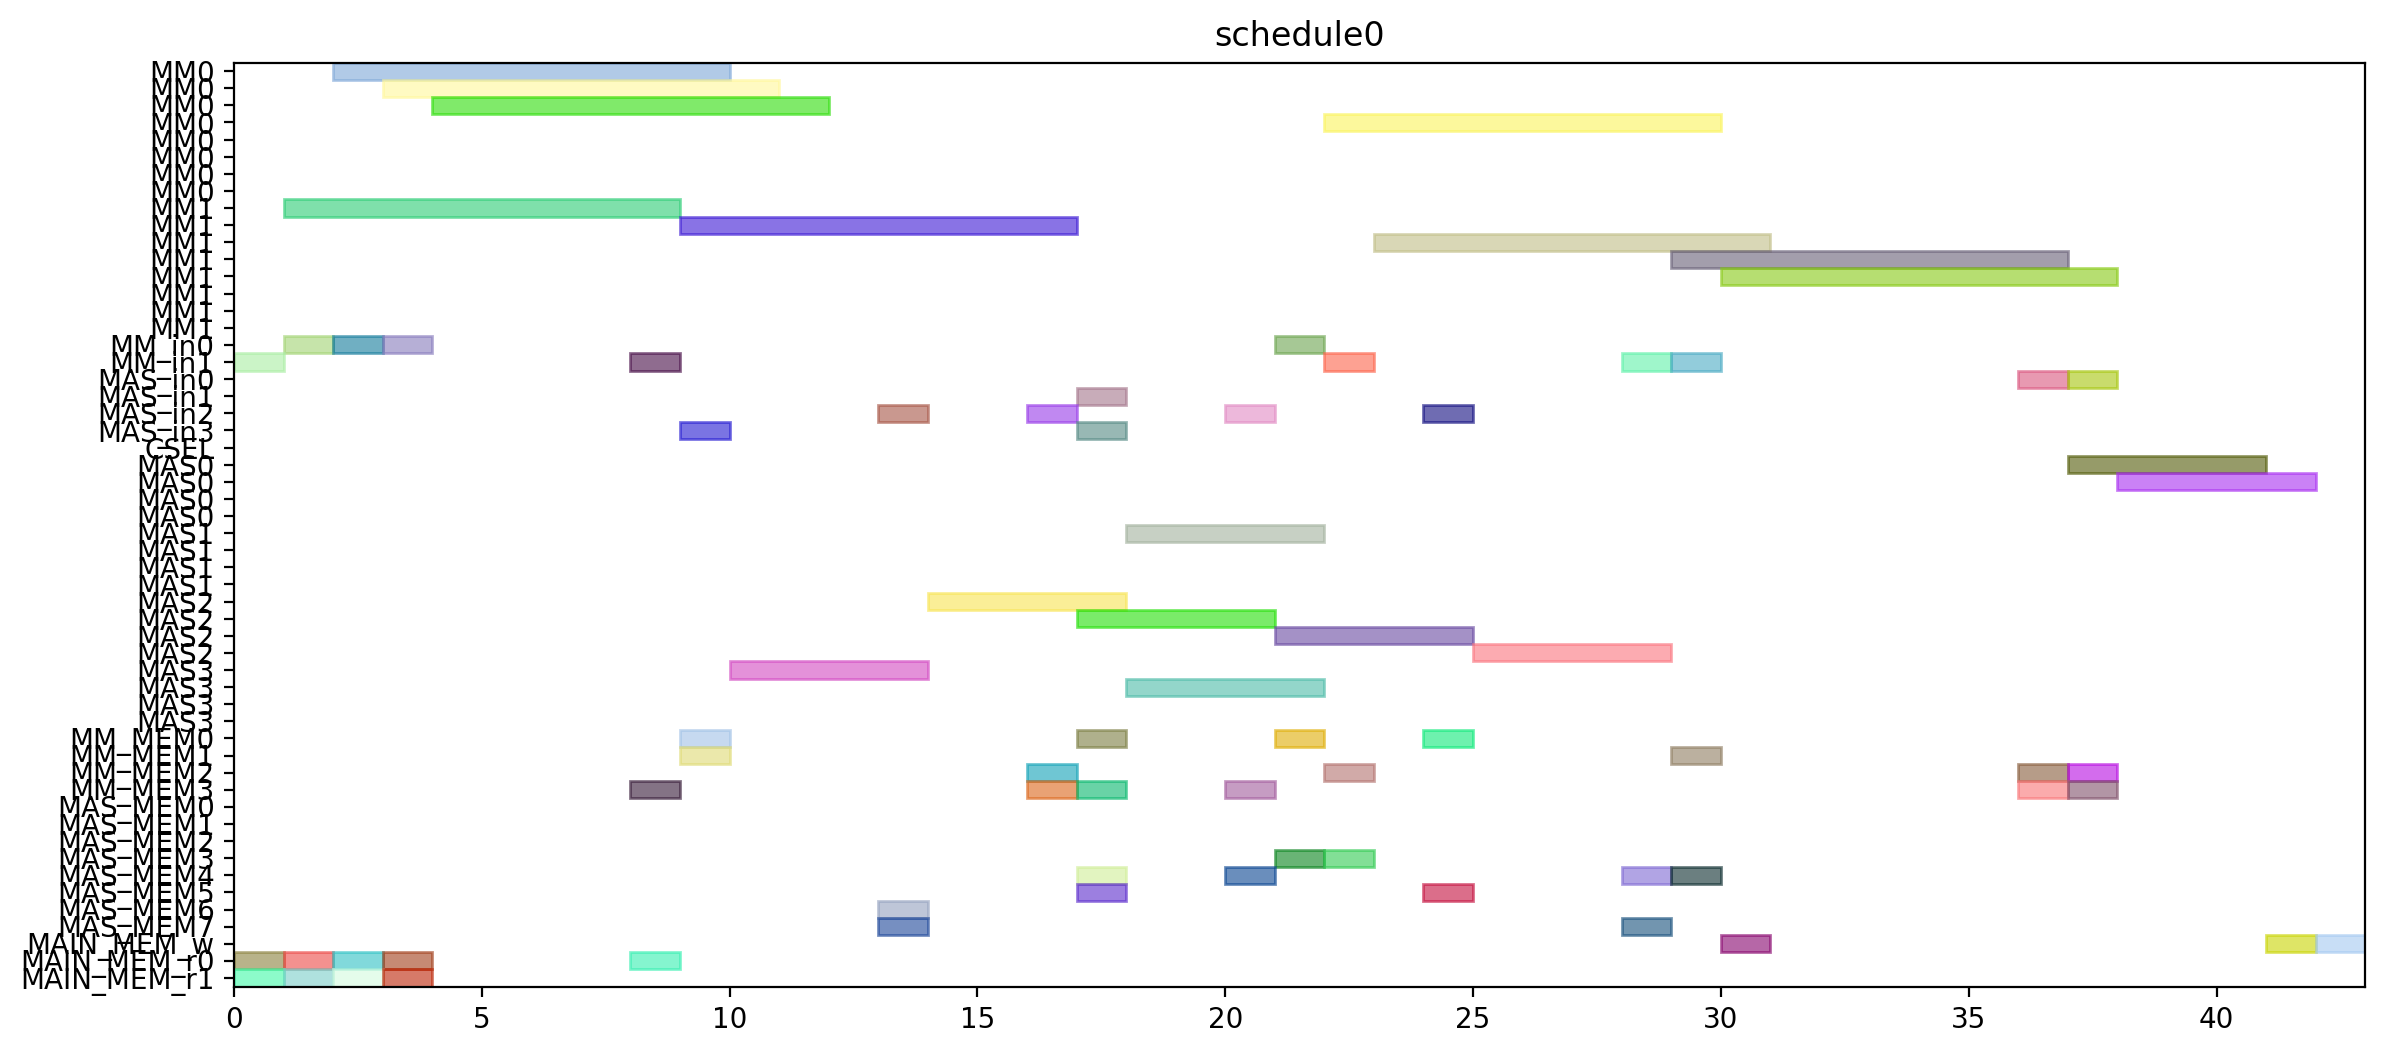

The script that drew this image:
from pyschedule import Scenario, solvers, plotters, alt


def solve():
	horizon = 120
	S = Scenario("schedule0", horizon=horizon)

	# resource
	MM = S.Resources('MM', num=2, size=8)
	MM_in = S.Resources('MM_in', num=2)
	MAS_in = S.Resources('MAS_in', num=4)
	CSEL = S.Resource('CSEL')
	MAS = S.Resources('MAS', num=4, size=4, periods=range(1, horizon))
	MM_MEM = S.Resources('MM_MEM', num=4)
	MAS_MEM = S.Resources('MAS_MEM', num=8)
	MAIN_MEM_w = S.Resource('MAIN_MEM_w', size=1)
	MAIN_MEM_r = S.Resources('MAIN_MEM_r', num=2)

	# result of previous scheduling

	# new tasks
	t0 = S.Task('t0', length=8, delay_cost=1)
	t0 += alt(MM)
	t0_in = S.Task('t0_in', length=1, delay_cost=1)
	t0_in += alt(MM_in)
	S += t0_in*MM_in[0]<=t0*MM[0]
	S += t0_in*MM_in[1]<=t0*MM[1]
	t0_mem0 = S.Task('t0_mem0', length=1, delay_cost=1)
	t0_mem0 += MAIN_MEM_r[0]
	S += t0_mem0 <= t0

	t0_mem1 = S.Task('t0_mem1', length=1, delay_cost=1)
	t0_mem1 += MAIN_MEM_r[1]
	S += t0_mem1 <= t0

	t3 = S.Task('t3', length=8, delay_cost=1)
	t3 += alt(MM)
	t3_in = S.Task('t3_in', length=1, delay_cost=1)
	t3_in += alt(MM_in)
	S += t3_in*MM_in[0]<=t3*MM[0]
	S += t3_in*MM_in[1]<=t3*MM[1]
	t3_mem0 = S.Task('t3_mem0', length=1, delay_cost=1)
	t3_mem0 += MAIN_MEM_r[0]
	S += t3_mem0 <= t3

	t3_mem1 = S.Task('t3_mem1', length=1, delay_cost=1)
	t3_mem1 += MAIN_MEM_r[1]
	S += t3_mem1 <= t3

	t1 = S.Task('t1', length=8, delay_cost=1)
	t1 += alt(MM)
	t1_in = S.Task('t1_in', length=1, delay_cost=1)
	t1_in += alt(MM_in)
	S += t1_in*MM_in[0]<=t1*MM[0]
	S += t1_in*MM_in[1]<=t1*MM[1]
	t1_mem0 = S.Task('t1_mem0', length=1, delay_cost=1)
	t1_mem0 += MAIN_MEM_r[0]
	S += t1_mem0 <= t1

	t1_mem1 = S.Task('t1_mem1', length=1, delay_cost=1)
	t1_mem1 += MAIN_MEM_r[1]
	S += t1_mem1 <= t1

	t2 = S.Task('t2', length=8, delay_cost=1)
	t2 += alt(MM)
	t2_in = S.Task('t2_in', length=1, delay_cost=1)
	t2_in += alt(MM_in)
	S += t2_in*MM_in[0]<=t2*MM[0]
	S += t2_in*MM_in[1]<=t2*MM[1]
	t2_mem0 = S.Task('t2_mem0', length=1, delay_cost=1)
	t2_mem0 += MAIN_MEM_r[0]
	S += t2_mem0 <= t2

	t2_mem1 = S.Task('t2_mem1', length=1, delay_cost=1)
	t2_mem1 += MAIN_MEM_r[1]
	S += t2_mem1 <= t2

	t4 = S.Task('t4', length=8, delay_cost=1)
	t4 += alt(MM)
	t4_in = S.Task('t4_in', length=1, delay_cost=1)
	t4_in += alt(MM_in)
	S += t4_in*MM_in[0]<=t4*MM[0]
	S += t4_in*MM_in[1]<=t4*MM[1]
	t4_mem0 = S.Task('t4_mem0', length=1, delay_cost=1)
	t4_mem0 += MAIN_MEM_r[0]
	S += t4_mem0 <= t4

	t4_mem1 = S.Task('t4_mem1', length=1, delay_cost=1)
	t4_mem1 += alt(MM_MEM)
	S += (t2*MM[0])-1 < t4_mem1*MM_MEM[1]
	S += (t2*MM[1])-1 < t4_mem1*MM_MEM[3]
	S += t4_mem1 <= t4

	t5 = S.Task('t5', length=4, delay_cost=1)
	t5 += alt(MAS)
	t5_in = S.Task('t5_in', length=1, delay_cost=1)
	t5_in += alt(MAS_in)
	S += t5_in*MAS_in[0]<=t5*MAS[0]

	S += t5_in*MAS_in[1]<=t5*MAS[1]

	S += t5_in*MAS_in[2]<=t5*MAS[2]

	S += t5_in*MAS_in[3]<=t5*MAS[3]

	t5_mem0 = S.Task('t5_mem0', length=1, delay_cost=1)
	t5_mem0 += alt(MM_MEM)
	S += (t0*MM[0])-1 < t5_mem0*MM_MEM[0]
	S += (t0*MM[1])-1 < t5_mem0*MM_MEM[2]
	S += t5_mem0 <= t5

	t5_mem1 = S.Task('t5_mem1', length=1, delay_cost=1)
	t5_mem1 += alt(MM_MEM)
	S += (t0*MM[0])-1 < t5_mem1*MM_MEM[1]
	S += (t0*MM[1])-1 < t5_mem1*MM_MEM[3]
	S += t5_mem1 <= t5

	t6 = S.Task('t6', length=4, delay_cost=1)
	t6 += alt(MAS)
	t6_in = S.Task('t6_in', length=1, delay_cost=1)
	t6_in += alt(MAS_in)
	S += t6_in*MAS_in[0]<=t6*MAS[0]

	S += t6_in*MAS_in[1]<=t6*MAS[1]

	S += t6_in*MAS_in[2]<=t6*MAS[2]

	S += t6_in*MAS_in[3]<=t6*MAS[3]

	t6_mem0 = S.Task('t6_mem0', length=1, delay_cost=1)
	t6_mem0 += alt(MAS_MEM)
	S += (t5*MAS[0])-1 < t6_mem0*MAS_MEM[0]
	S += (t5*MAS[1])-1 < t6_mem0*MAS_MEM[2]
	S += (t5*MAS[2])-1 < t6_mem0*MAS_MEM[4]
	S += (t5*MAS[3])-1 < t6_mem0*MAS_MEM[6]
	S += t6_mem0 <= t6

	t6_mem1 = S.Task('t6_mem1', length=1, delay_cost=1)
	t6_mem1 += alt(MAS_MEM)
	S += (t5*MAS[0])-1 < t6_mem1*MAS_MEM[1]
	S += (t5*MAS[1])-1 < t6_mem1*MAS_MEM[3]
	S += (t5*MAS[2])-1 < t6_mem1*MAS_MEM[5]
	S += (t5*MAS[3])-1 < t6_mem1*MAS_MEM[7]
	S += t6_mem1 <= t6

	t9 = S.Task('t9', length=4, delay_cost=1)
	t9 += alt(MAS)
	t9_in = S.Task('t9_in', length=1, delay_cost=1)
	t9_in += alt(MAS_in)
	S += t9_in*MAS_in[0]<=t9*MAS[0]

	S += t9_in*MAS_in[1]<=t9*MAS[1]

	S += t9_in*MAS_in[2]<=t9*MAS[2]

	S += t9_in*MAS_in[3]<=t9*MAS[3]

	t9_mem0 = S.Task('t9_mem0', length=1, delay_cost=1)
	t9_mem0 += alt(MM_MEM)
	S += (t0*MM[0])-1 < t9_mem0*MM_MEM[0]
	S += (t0*MM[1])-1 < t9_mem0*MM_MEM[2]
	S += t9_mem0 <= t9

	t9_mem1 = S.Task('t9_mem1', length=1, delay_cost=1)
	t9_mem1 += alt(MM_MEM)
	S += (t4*MM[0])-1 < t9_mem1*MM_MEM[1]
	S += (t4*MM[1])-1 < t9_mem1*MM_MEM[3]
	S += t9_mem1 <= t9

	t10 = S.Task('t10', length=4, delay_cost=1)
	t10 += alt(MAS)
	t10_in = S.Task('t10_in', length=1, delay_cost=1)
	t10_in += alt(MAS_in)
	S += t10_in*MAS_in[0]<=t10*MAS[0]

	S += t10_in*MAS_in[1]<=t10*MAS[1]

	S += t10_in*MAS_in[2]<=t10*MAS[2]

	S += t10_in*MAS_in[3]<=t10*MAS[3]

	t10_mem0 = S.Task('t10_mem0', length=1, delay_cost=1)
	t10_mem0 += alt(MM_MEM)
	S += (t4*MM[0])-1 < t10_mem0*MM_MEM[0]
	S += (t4*MM[1])-1 < t10_mem0*MM_MEM[2]
	S += t10_mem0 <= t10

	t10_mem1 = S.Task('t10_mem1', length=1, delay_cost=1)
	t10_mem1 += alt(MM_MEM)
	S += (t4*MM[0])-1 < t10_mem1*MM_MEM[1]
	S += (t4*MM[1])-1 < t10_mem1*MM_MEM[3]
	S += t10_mem1 <= t10

	t7 = S.Task('t7', length=4, delay_cost=1)
	t7 += alt(MAS)
	t7_in = S.Task('t7_in', length=1, delay_cost=1)
	t7_in += alt(MAS_in)
	S += t7_in*MAS_in[0]<=t7*MAS[0]

	S += t7_in*MAS_in[1]<=t7*MAS[1]

	S += t7_in*MAS_in[2]<=t7*MAS[2]

	S += t7_in*MAS_in[3]<=t7*MAS[3]

	t7_mem0 = S.Task('t7_mem0', length=1, delay_cost=1)
	t7_mem0 += alt(MAS_MEM)
	S += (t6*MAS[0])-1 < t7_mem0*MAS_MEM[0]
	S += (t6*MAS[1])-1 < t7_mem0*MAS_MEM[2]
	S += (t6*MAS[2])-1 < t7_mem0*MAS_MEM[4]
	S += (t6*MAS[3])-1 < t7_mem0*MAS_MEM[6]
	S += t7_mem0 <= t7

	t7_mem1 = S.Task('t7_mem1', length=1, delay_cost=1)
	t7_mem1 += alt(MAS_MEM)
	S += (t6*MAS[0])-1 < t7_mem1*MAS_MEM[1]
	S += (t6*MAS[1])-1 < t7_mem1*MAS_MEM[3]
	S += (t6*MAS[2])-1 < t7_mem1*MAS_MEM[5]
	S += (t6*MAS[3])-1 < t7_mem1*MAS_MEM[7]
	S += t7_mem1 <= t7

	t11 = S.Task('t11', length=4, delay_cost=1)
	t11 += alt(MAS)
	t11_in = S.Task('t11_in', length=1, delay_cost=1)
	t11_in += alt(MAS_in)
	S += t11_in*MAS_in[0]<=t11*MAS[0]

	S += t11_in*MAS_in[1]<=t11*MAS[1]

	S += t11_in*MAS_in[2]<=t11*MAS[2]

	S += t11_in*MAS_in[3]<=t11*MAS[3]

	t11_mem0 = S.Task('t11_mem0', length=1, delay_cost=1)
	t11_mem0 += alt(MAS_MEM)
	S += (t10*MAS[0])-1 < t11_mem0*MAS_MEM[0]
	S += (t10*MAS[1])-1 < t11_mem0*MAS_MEM[2]
	S += (t10*MAS[2])-1 < t11_mem0*MAS_MEM[4]
	S += (t10*MAS[3])-1 < t11_mem0*MAS_MEM[6]
	S += t11_mem0 <= t11

	t11_mem1 = S.Task('t11_mem1', length=1, delay_cost=1)
	t11_mem1 += alt(MM_MEM)
	S += (t4*MM[0])-1 < t11_mem1*MM_MEM[1]
	S += (t4*MM[1])-1 < t11_mem1*MM_MEM[3]
	S += t11_mem1 <= t11

	t8 = S.Task('t8', length=8, delay_cost=1)
	t8 += alt(MM)
	t8_in = S.Task('t8_in', length=1, delay_cost=1)
	t8_in += alt(MM_in)
	S += t8_in*MM_in[0]<=t8*MM[0]
	S += t8_in*MM_in[1]<=t8*MM[1]
	t8_mem0 = S.Task('t8_mem0', length=1, delay_cost=1)
	t8_mem0 += alt(MM_MEM)
	S += (t4*MM[0])-1 < t8_mem0*MM_MEM[0]
	S += (t4*MM[1])-1 < t8_mem0*MM_MEM[2]
	S += t8_mem0 <= t8

	t8_mem1 = S.Task('t8_mem1', length=1, delay_cost=1)
	t8_mem1 += alt(MAS_MEM)
	S += (t7*MAS[0])-1 < t8_mem1*MAS_MEM[1]
	S += (t7*MAS[1])-1 < t8_mem1*MAS_MEM[3]
	S += (t7*MAS[2])-1 < t8_mem1*MAS_MEM[5]
	S += (t7*MAS[3])-1 < t8_mem1*MAS_MEM[7]
	S += t8_mem1 <= t8

	new_PZ = S.Task('new_PZ', length=8, delay_cost=1)
	new_PZ += alt(MM)
	new_PZ_in = S.Task('new_PZ_in', length=1, delay_cost=1)
	new_PZ_in += alt(MM_in)
	S += new_PZ_in*MM_in[0]<=new_PZ*MM[0]
	S += new_PZ_in*MM_in[1]<=new_PZ*MM[1]
	S += 0<new_PZ

	new_PZ_w = S.Task('new_PZ_w', length=1, delay_cost=1)
	new_PZ_w += alt(MAIN_MEM_w)
	S += new_PZ <= new_PZ_w

	new_PZ_mem0 = S.Task('new_PZ_mem0', length=1, delay_cost=1)
	new_PZ_mem0 += alt(MM_MEM)
	S += (t1*MM[0])-1 < new_PZ_mem0*MM_MEM[0]
	S += (t1*MM[1])-1 < new_PZ_mem0*MM_MEM[2]
	S += new_PZ_mem0 <= new_PZ

	new_PZ_mem1 = S.Task('new_PZ_mem1', length=1, delay_cost=1)
	new_PZ_mem1 += alt(MAS_MEM)
	S += (t7*MAS[0])-1 < new_PZ_mem1*MAS_MEM[1]
	S += (t7*MAS[1])-1 < new_PZ_mem1*MAS_MEM[3]
	S += (t7*MAS[2])-1 < new_PZ_mem1*MAS_MEM[5]
	S += (t7*MAS[3])-1 < new_PZ_mem1*MAS_MEM[7]
	S += new_PZ_mem1 <= new_PZ

	t12 = S.Task('t12', length=4, delay_cost=1)
	t12 += alt(MAS)
	t12_in = S.Task('t12_in', length=1, delay_cost=1)
	t12_in += alt(MAS_in)
	S += t12_in*MAS_in[0]<=t12*MAS[0]

	S += t12_in*MAS_in[1]<=t12*MAS[1]

	S += t12_in*MAS_in[2]<=t12*MAS[2]

	S += t12_in*MAS_in[3]<=t12*MAS[3]

	t12_mem0 = S.Task('t12_mem0', length=1, delay_cost=1)
	t12_mem0 += alt(MM_MEM)
	S += (t0*MM[0])-1 < t12_mem0*MM_MEM[0]
	S += (t0*MM[1])-1 < t12_mem0*MM_MEM[2]
	S += t12_mem0 <= t12

	t12_mem1 = S.Task('t12_mem1', length=1, delay_cost=1)
	t12_mem1 += alt(MAS_MEM)
	S += (t11*MAS[0])-1 < t12_mem1*MAS_MEM[1]
	S += (t11*MAS[1])-1 < t12_mem1*MAS_MEM[3]
	S += (t11*MAS[2])-1 < t12_mem1*MAS_MEM[5]
	S += (t11*MAS[3])-1 < t12_mem1*MAS_MEM[7]
	S += t12_mem1 <= t12

	t13 = S.Task('t13', length=8, delay_cost=1)
	t13 += alt(MM)
	t13_in = S.Task('t13_in', length=1, delay_cost=1)
	t13_in += alt(MM_in)
	S += t13_in*MM_in[0]<=t13*MM[0]
	S += t13_in*MM_in[1]<=t13*MM[1]
	t13_mem0 = S.Task('t13_mem0', length=1, delay_cost=1)
	t13_mem0 += alt(MAS_MEM)
	S += (t12*MAS[0])-1 < t13_mem0*MAS_MEM[0]
	S += (t12*MAS[1])-1 < t13_mem0*MAS_MEM[2]
	S += (t12*MAS[2])-1 < t13_mem0*MAS_MEM[4]
	S += (t12*MAS[3])-1 < t13_mem0*MAS_MEM[6]
	S += t13_mem0 <= t13

	t13_mem1 = S.Task('t13_mem1', length=1, delay_cost=1)
	t13_mem1 += alt(MAS_MEM)
	S += (t9*MAS[0])-1 < t13_mem1*MAS_MEM[1]
	S += (t9*MAS[1])-1 < t13_mem1*MAS_MEM[3]
	S += (t9*MAS[2])-1 < t13_mem1*MAS_MEM[5]
	S += (t9*MAS[3])-1 < t13_mem1*MAS_MEM[7]
	S += t13_mem1 <= t13

	t14 = S.Task('t14', length=8, delay_cost=1)
	t14 += alt(MM)
	t14_in = S.Task('t14_in', length=1, delay_cost=1)
	t14_in += alt(MM_in)
	S += t14_in*MM_in[0]<=t14*MM[0]
	S += t14_in*MM_in[1]<=t14*MM[1]
	t14_mem0 = S.Task('t14_mem0', length=1, delay_cost=1)
	t14_mem0 += alt(MAS_MEM)
	S += (t12*MAS[0])-1 < t14_mem0*MAS_MEM[0]
	S += (t12*MAS[1])-1 < t14_mem0*MAS_MEM[2]
	S += (t12*MAS[2])-1 < t14_mem0*MAS_MEM[4]
	S += (t12*MAS[3])-1 < t14_mem0*MAS_MEM[6]
	S += t14_mem0 <= t14

	t14_mem1 = S.Task('t14_mem1', length=1, delay_cost=1)
	t14_mem1 += alt(MM_MEM)
	S += (t3*MM[0])-1 < t14_mem1*MM_MEM[1]
	S += (t3*MM[1])-1 < t14_mem1*MM_MEM[3]
	S += t14_mem1 <= t14

	new_PY = S.Task('new_PY', length=4, delay_cost=1)
	new_PY += alt(MAS)
	new_PY_in = S.Task('new_PY_in', length=1, delay_cost=1)
	new_PY_in += alt(MAS_in)
	S += new_PY_in*MAS_in[0]<=new_PY*MAS[0]

	S += new_PY_in*MAS_in[1]<=new_PY*MAS[1]

	S += new_PY_in*MAS_in[2]<=new_PY*MAS[2]

	S += new_PY_in*MAS_in[3]<=new_PY*MAS[3]

	S += 0<new_PY

	new_PY_w = S.Task('new_PY_w', length=1, delay_cost=1)
	new_PY_w += alt(MAIN_MEM_w)
	S += new_PY <= new_PY_w

	new_PY_mem0 = S.Task('new_PY_mem0', length=1, delay_cost=1)
	new_PY_mem0 += alt(MM_MEM)
	S += (t8*MM[0])-1 < new_PY_mem0*MM_MEM[0]
	S += (t8*MM[1])-1 < new_PY_mem0*MM_MEM[2]
	S += new_PY_mem0 <= new_PY

	new_PY_mem1 = S.Task('new_PY_mem1', length=1, delay_cost=1)
	new_PY_mem1 += alt(MM_MEM)
	S += (t13*MM[0])-1 < new_PY_mem1*MM_MEM[1]
	S += (t13*MM[1])-1 < new_PY_mem1*MM_MEM[3]
	S += new_PY_mem1 <= new_PY

	new_PX = S.Task('new_PX', length=4, delay_cost=1)
	new_PX += alt(MAS)
	new_PX_in = S.Task('new_PX_in', length=1, delay_cost=1)
	new_PX_in += alt(MAS_in)
	S += new_PX_in*MAS_in[0]<=new_PX*MAS[0]

	S += new_PX_in*MAS_in[1]<=new_PX*MAS[1]

	S += new_PX_in*MAS_in[2]<=new_PX*MAS[2]

	S += new_PX_in*MAS_in[3]<=new_PX*MAS[3]

	S += 0<new_PX

	new_PX_w = S.Task('new_PX_w', length=1, delay_cost=1)
	new_PX_w += alt(MAIN_MEM_w)
	S += new_PX <= new_PX_w

	new_PX_mem0 = S.Task('new_PX_mem0', length=1, delay_cost=1)
	new_PX_mem0 += alt(MM_MEM)
	S += (t14*MM[0])-1 < new_PX_mem0*MM_MEM[0]
	S += (t14*MM[1])-1 < new_PX_mem0*MM_MEM[2]
	S += new_PX_mem0 <= new_PX

	new_PX_mem1 = S.Task('new_PX_mem1', length=1, delay_cost=1)
	new_PX_mem1 += alt(MM_MEM)
	S += (t14*MM[0])-1 < new_PX_mem1*MM_MEM[1]
	S += (t14*MM[1])-1 < new_PX_mem1*MM_MEM[3]
	S += new_PX_mem1 <= new_PX

	solvers.mip.solve(S,msg=1,kind='CPLEX',ratio_gap=1.01)

	solution = [['hoge']*len(S.solution()[1]) for i in range(len(S.solution()))]
	for i in range(len(S.solution())):
		for j in range(len(S.solution()[i])):
			solution[i][j]=str(S.solution()[i][j])
	print(solution)

	cycles = int(solution[-1][3])

	pic_file_name = "/mnt/rose/usr1/fukuda/ABE/multiRAM_multiMAS_16mux/scheduling_result/stage8MM2_stage4MAS4/EP_DBL_A_0/schedule0.png"
	if(S.solution() != []):
		plotters.matplotlib.plot(S,img_filename=pic_file_name, show_task_labels=False, fig_size=(cycles*0.25+3, 6))

	return solution
